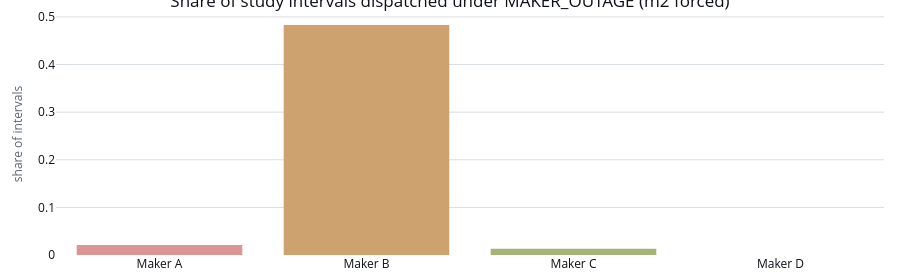

Source (notebook cell):
### Code cell
status_figure = go.Figure(
    go.Bar(
        x=[MANUFACTURER_LABELS[m] for m in MANUFACTURER_IDS],
        y=maker_outage_share.reindex(MANUFACTURER_IDS).to_numpy(),
        marker_color=list(ARCHETYPE_COLOURS[:4]),
    )
)
status_figure.update_layout(
    title_text=f"Share of study intervals dispatched under MAKER_OUTAGE ({forced_maker} forced)",
    yaxis_title="share of intervals",
)
apply_notebook_style(status_figure, height=CHART_HEIGHTS["histogram"])

### Figure 1 — Plotly figure (JSON) as saved in the notebook; plotly's stock layout.template omitted (floating-point values rounded to 4 significant figures)
{"data": [{"marker": {"color": ["#DB9595", "#CEA26F", "#A4B376", "#7DB1DD"]}, "x": ["Maker A", "Maker B", "Maker C", "Maker D"], "y": [0.02079, 0.4827, 0.01305, 0.0], "type": "bar"}], "layout": {"title": {"text": "Share of study intervals dispatched under MAKER_OUTAGE (m2 forced)"}, "yaxis": {"title": {"text": "share of intervals"}}, "margin": {"b": 24}, "height": 280, "paper_bgcolor": "#FFFFFF", "plot_bgcolor": "#FFFFFF"}}
